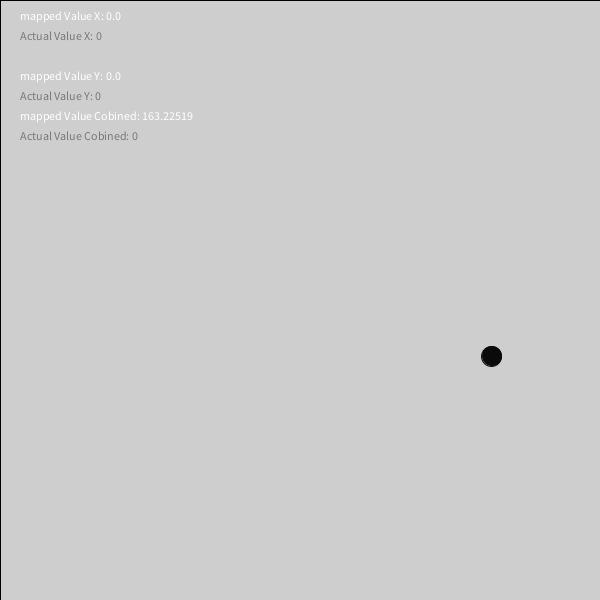
Frame 1 (no input)
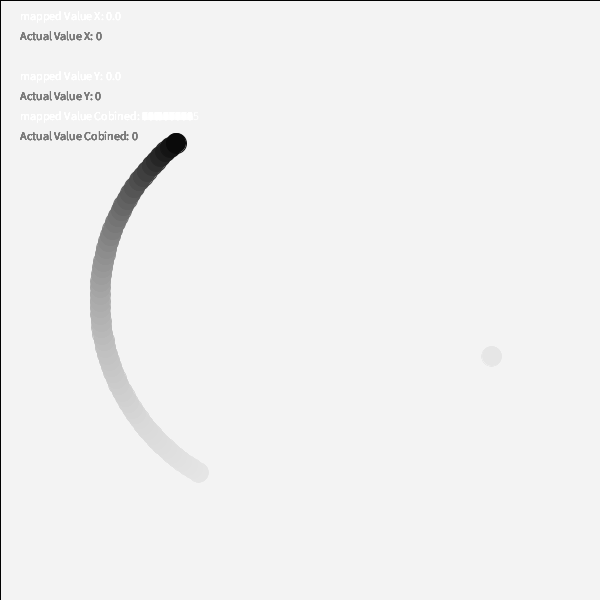
Frame 60 (the mouse pressed at the canvas centre just before this capture)
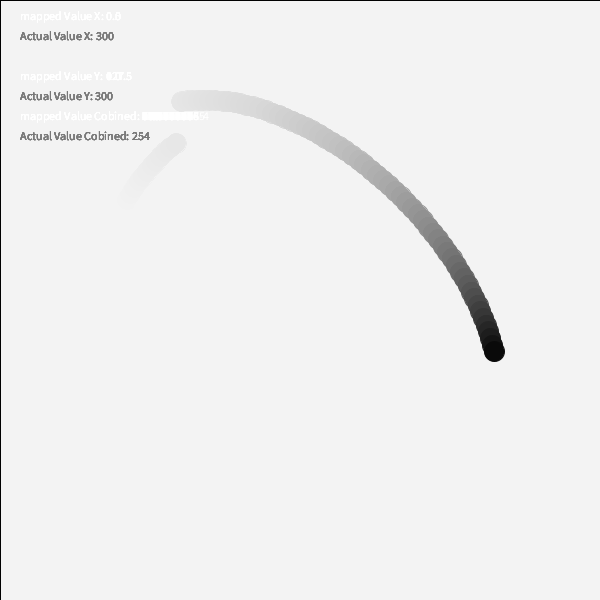
Frame 120 (the mouse held since frame 60 and released just before this capture)

The Processing sketch that drew these frames (run headless with seeded random() and noise(); from frame 60 on, the mouse is pressed at the canvas centre):

// Processing sketch: sketch_1map_function_04
// ── sketch_1map_function_04.pde
float mappedVal;
float mappedValY;
float mappedCobined;
float sinAnimVal;
float cosAnimVal;

float mappedYPosEllipse;
float mappedYXPosEllipse;

float wEllipse = 20;
float hEllipse = 20;

void setup() {
 size(600,600); 
}

void draw() {
  // map the mouseX value in to 0 - 255
  mappedVal = map(mouseX,0,width,0,1);
  mappedValY = map(mouseY,0,height,0,255);
  //mappedCobined = map((mouseX*255/(mouseY+1)),0,width,0,255);
  
  // Create an animation with sine function
  sinAnimVal = sin(millis()*0.002 + mappedVal);
  cosAnimVal = cos(millis()*0.002);
  mappedCobined = map(sinAnimVal, -1, 1, 0 ,255);
  
  // Change the Red and Green parameter of the background
  //background(mappedVal, mappedValY,mappedCobined);
  
  // Calculate Y pos
  mappedYPosEllipse = map(sinAnimVal,-1,1,100,height-100);
  mappedYXPosEllipse= map(cosAnimVal,-1,1,100,width-100);
  // ellipse
  fill(0);
  ellipse(mappedYXPosEllipse, mappedYPosEllipse, wEllipse, hEllipse);
  fill(255,10);
  rect(0,0,width,height);
  // write the mapped value text on canvas
  fill(255);
  text("mapped Value X: " + mappedVal, 20, 20);
  
  // write the actual value of the mouseX
  fill(120);
  text("Actual Value X: " + mouseX, 20, 40);
  
    // write the mapped value text on canvas
  fill(255);
  text("mapped Value Y: " + mappedValY, 20, 80);
  
  // write the actual value of the mouseX
  fill(120);
  text("Actual Value Y: " + mouseY, 20, 100);
  
    // write the mapped value text on canvas
  fill(255);
  text("mapped Value Cobined: " + mappedCobined, 20, 120);
  
  // write the actual value of the mouseX
  fill(120);
  text("Actual Value Cobined: " + (mouseX*255/(mouseY+1)), 20, 140);
}
